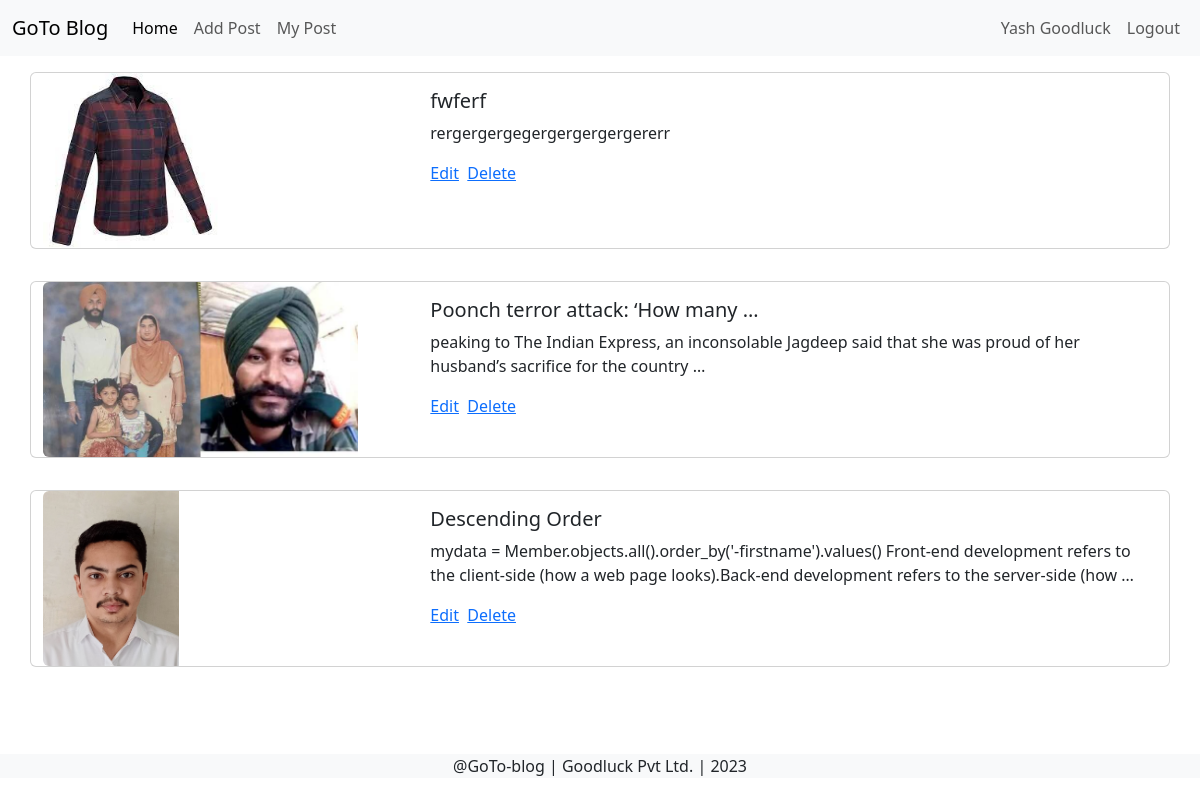
Screenshot of /mypost/ (signed in) with the database file from the repository.
### blog/models.py (models this page shows, shortened)
class Blogger(models.Model):
    name = models.CharField( max_length=50)
    email = models.EmailField(unique=True)
    password = models.CharField( max_length=50)

class Blog(models.Model):
    title = models.CharField(max_length=50)
    desc = models.TextField()
    pic = models.FileField(upload_to='blogimage', default='default.jpg')
    auther = models.ForeignKey(Blogger, on_delete=models.CASCADE)
    posted = models.DateTimeField(auto_now=True, auto_now_add=False)

### blog/views.py (the view)
# urls.py: path('mypost/',mypost,name='mypost'),
def mypost(request):
    active_user = Blogger.objects.get(email = request.session['email'])
    myblogs = Blog.objects.filter(auther = active_user)
    return render(request,'mypost.html',{'active':active_user,'myblogs':myblogs})

### blog/templates/mypost.html
{% extends "header.html" %} {% block content %}
<div class="container" style="min-height: 650px">
  <div class="row">
    {% for i in myblogs %}
      <div class="card my-3" >
        <div class="row g-0">
          <div class="col-md-4">
            <img src={{i.pic.url}} style="max-height: 175px;"class="img-fluid rounded-start" alt="..." />
          </div>
          <div class="col-md-8">
            <div class="card-body">
              <h5 class="card-title">{{i.title | truncatewords:5}}</h5>
              <p class="card-text">
                {{i.desc | truncatewords:20}}
              </p>
              <a href="">Edit</a>&nbsp;&nbsp;<a href="">Delete</a>
            </div>
          </div>
        </div>
      </div>
    {% endfor %}
  </div>
</div>
{% endblock %}

### blog/templates/header.html (shortened to what this page needs)
{% load static %}
<!DOCTYPE html>
<html lang="en">
<head>
    <link href="https://cdn.jsdelivr.net/npm/bootstrap@5.3.0-alpha3/dist/css/bootstrap.min.css" rel="stylesheet">
</head>
<body>
    <nav class="navbar navbar-expand-lg bg-body-tertiary">
        <div class="container-fluid">
          <a class="navbar-brand" href={% url 'index' %}>GoTo Blog</a>
          <div class="collapse navbar-collapse" id="navbarSupportedContent">
            <ul class="navbar-nav me-auto mb-2 mb-lg-0">
              <li class="nav-item">
                <a class="nav-link active" aria-current="page" href={% url 'index' %}>Home</a>
              </li>
              {% if active %}
              <li class="nav-item">
                <a class="nav-link" href="/addpost/">Add Post</a>
              </li>
              <li class="nav-item">
                <a class="nav-link" href="/mypost/">My Post</a>
              </li>
              {% endif %}
            </ul>
            <ul class="navbar-nav me-0 mb-2 mb-lg-0">
              {% if active %}
              <li class="nav-item">
                <a class="nav-link " href="/account/">{{active.name}}</a>
              </li>
              <li class="nav-item">
                <a class="nav-link" href="/logout/">Logout</a>
              </li>
              {% endif %}
            </ul>
          </div>
        </div>
      </nav>
{% block content %}
{% endblock %}
</body>
<p class="text-center mt-5 bg-light">@GoTo-blog | Goodluck Pvt Ltd. | 2023</p>
</html>

### rows the page displays
Blogger: name "Yash Goodluck"
Blog: pic (picture), title "fwferf", desc "rergergergegergergergergererr"
Blog: pic (picture), title "Poonch terror attack: ‘How many …", desc "peaking to The Indian Express, an inconsolable Jagdeep said that she was proud of her husband’s sacrifice for the country …"
Blog: pic (picture), title "Descending Order", desc "mydata = Member.objects.all().order_by('-firstname').values() Front-end development refers to the client-side (how a web page looks).Back-end development refers to the server-side (how …"
